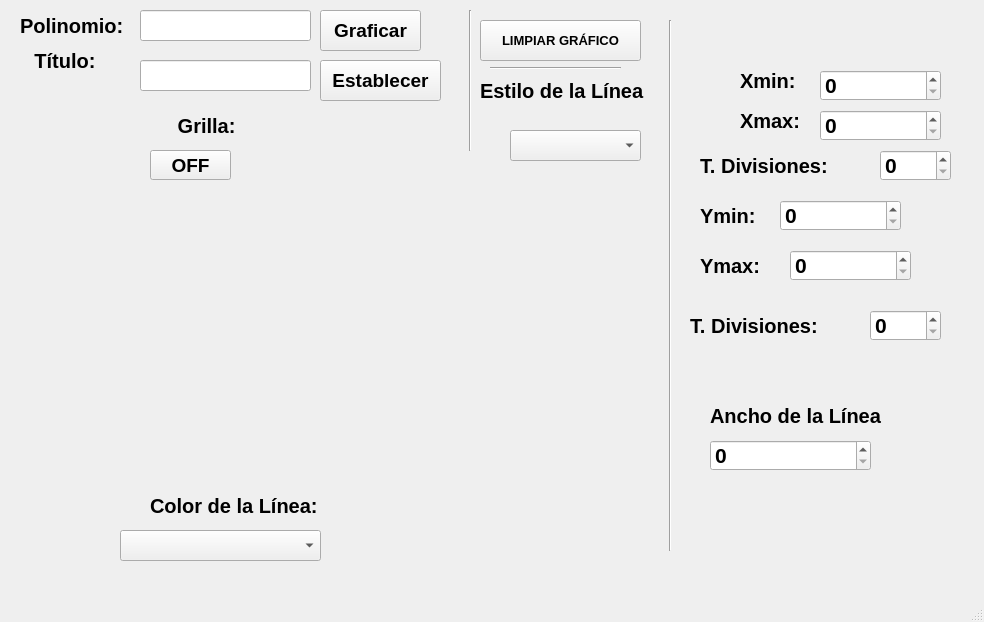
<?xml version="1.0" encoding="UTF-8"?>
<ui version="4.0">
 <class>MainWindow</class>
 <widget class="QMainWindow" name="MainWindow">
  <property name="geometry">
   <rect>
    <x>0</x>
    <y>0</y>
    <width>984</width>
    <height>622</height>
   </rect>
  </property>
  <property name="windowTitle">
   <string>MainWindow</string>
  </property>
  <widget class="QWidget" name="centralwidget">
   <widget class="QPushButton" name="btn_graficar">
    <property name="geometry">
     <rect>
      <x>320</x>
      <y>10</y>
      <width>101</width>
      <height>41</height>
     </rect>
    </property>
    <property name="font">
     <font>
      <pointsize>14</pointsize>
      <weight>75</weight>
      <bold>true</bold>
     </font>
    </property>
    <property name="text">
     <string>Graficar</string>
    </property>
   </widget>
   <widget class="QLabel" name="label">
    <property name="geometry">
     <rect>
      <x>20</x>
      <y>10</y>
      <width>111</width>
      <height>31</height>
     </rect>
    </property>
    <property name="font">
     <font>
      <pointsize>15</pointsize>
      <weight>75</weight>
      <bold>true</bold>
     </font>
    </property>
    <property name="text">
     <string>Polinomio: </string>
    </property>
   </widget>
   <widget class="QLineEdit" name="txt_polinomio">
    <property name="geometry">
     <rect>
      <x>140</x>
      <y>10</y>
      <width>171</width>
      <height>31</height>
     </rect>
    </property>
   </widget>
   <widget class="QLabel" name="label_2">
    <property name="geometry">
     <rect>
      <x>20</x>
      <y>50</y>
      <width>81</width>
      <height>21</height>
     </rect>
    </property>
    <property name="font">
     <font>
      <pointsize>15</pointsize>
      <weight>75</weight>
      <bold>true</bold>
     </font>
    </property>
    <property name="text">
     <string>Título: </string>
    </property>
    <property name="alignment">
     <set>Qt::AlignRight|Qt::AlignTrailing|Qt::AlignVCenter</set>
    </property>
   </widget>
   <widget class="QLineEdit" name="txt_titulo">
    <property name="geometry">
     <rect>
      <x>140</x>
      <y>60</y>
      <width>171</width>
      <height>31</height>
     </rect>
    </property>
   </widget>
   <widget class="QPushButton" name="btn_titulo">
    <property name="geometry">
     <rect>
      <x>320</x>
      <y>60</y>
      <width>121</width>
      <height>41</height>
     </rect>
    </property>
    <property name="font">
     <font>
      <pointsize>14</pointsize>
      <weight>75</weight>
      <bold>true</bold>
     </font>
    </property>
    <property name="text">
     <string>Establecer</string>
    </property>
   </widget>
   <widget class="QLabel" name="label_3">
    <property name="geometry">
     <rect>
      <x>150</x>
      <y>110</y>
      <width>91</width>
      <height>31</height>
     </rect>
    </property>
    <property name="font">
     <font>
      <pointsize>15</pointsize>
      <weight>75</weight>
      <bold>true</bold>
     </font>
    </property>
    <property name="text">
     <string>Grilla: </string>
    </property>
    <property name="alignment">
     <set>Qt::AlignRight|Qt::AlignTrailing|Qt::AlignVCenter</set>
    </property>
   </widget>
   <widget class="QPushButton" name="btn_grilla">
    <property name="geometry">
     <rect>
      <x>150</x>
      <y>150</y>
      <width>81</width>
      <height>30</height>
     </rect>
    </property>
    <property name="font">
     <font>
      <pointsize>14</pointsize>
      <weight>75</weight>
      <bold>true</bold>
     </font>
    </property>
    <property name="text">
     <string>OFF</string>
    </property>
   </widget>
   <widget class="QWidget" name="verticalLayoutWidget">
    <property name="geometry">
     <rect>
      <x>20</x>
      <y>200</y>
      <width>501</width>
      <height>251</height>
     </rect>
    </property>
    <layout class="QVBoxLayout" name="verticalLayout"/>
   </widget>
   <widget class="QPushButton" name="btn_limpiar">
    <property name="geometry">
     <rect>
      <x>480</x>
      <y>20</y>
      <width>161</width>
      <height>41</height>
     </rect>
    </property>
    <property name="font">
     <font>
      <pointsize>10</pointsize>
      <weight>75</weight>
      <bold>true</bold>
     </font>
    </property>
    <property name="text">
     <string>LIMPIAR GRÁFICO</string>
    </property>
   </widget>
   <widget class="Line" name="line">
    <property name="geometry">
     <rect>
      <x>490</x>
      <y>60</y>
      <width>131</width>
      <height>16</height>
     </rect>
    </property>
    <property name="orientation">
     <enum>Qt::Horizontal</enum>
    </property>
   </widget>
   <widget class="Line" name="line_2">
    <property name="geometry">
     <rect>
      <x>460</x>
      <y>10</y>
      <width>20</width>
      <height>141</height>
     </rect>
    </property>
    <property name="orientation">
     <enum>Qt::Vertical</enum>
    </property>
   </widget>
   <widget class="QLabel" name="label_5">
    <property name="geometry">
     <rect>
      <x>480</x>
      <y>80</y>
      <width>171</width>
      <height>21</height>
     </rect>
    </property>
    <property name="font">
     <font>
      <pointsize>15</pointsize>
      <weight>75</weight>
      <bold>true</bold>
     </font>
    </property>
    <property name="text">
     <string>Estilo de la Línea</string>
    </property>
   </widget>
   <widget class="QLabel" name="label_6">
    <property name="geometry">
     <rect>
      <x>150</x>
      <y>490</y>
      <width>221</width>
      <height>31</height>
     </rect>
    </property>
    <property name="font">
     <font>
      <pointsize>15</pointsize>
      <weight>75</weight>
      <bold>true</bold>
     </font>
    </property>
    <property name="text">
     <string>Color de la Línea:</string>
    </property>
   </widget>
   <widget class="QLabel" name="label_7">
    <property name="geometry">
     <rect>
      <x>710</x>
      <y>400</y>
      <width>201</width>
      <height>31</height>
     </rect>
    </property>
    <property name="font">
     <font>
      <pointsize>15</pointsize>
      <weight>75</weight>
      <bold>true</bold>
     </font>
    </property>
    <property name="text">
     <string>Ancho de la Línea </string>
    </property>
   </widget>
   <widget class="QComboBox" name="cb_estiloLinea">
    <property name="geometry">
     <rect>
      <x>510</x>
      <y>130</y>
      <width>131</width>
      <height>31</height>
     </rect>
    </property>
    <property name="font">
     <font>
      <pointsize>16</pointsize>
      <weight>75</weight>
      <bold>true</bold>
     </font>
    </property>
   </widget>
   <widget class="QComboBox" name="cb_ColorLinea">
    <property name="geometry">
     <rect>
      <x>120</x>
      <y>530</y>
      <width>201</width>
      <height>31</height>
     </rect>
    </property>
    <property name="font">
     <font>
      <pointsize>16</pointsize>
      <weight>75</weight>
      <bold>true</bold>
     </font>
    </property>
   </widget>
   <widget class="QSpinBox" name="sp_anchoLinea">
    <property name="geometry">
     <rect>
      <x>710</x>
      <y>440</y>
      <width>161</width>
      <height>31</height>
     </rect>
    </property>
    <property name="font">
     <font>
      <pointsize>16</pointsize>
      <weight>75</weight>
      <bold>true</bold>
     </font>
    </property>
   </widget>
   <widget class="Line" name="line_3">
    <property name="geometry">
     <rect>
      <x>660</x>
      <y>20</y>
      <width>20</width>
      <height>531</height>
     </rect>
    </property>
    <property name="orientation">
     <enum>Qt::Vertical</enum>
    </property>
   </widget>
   <widget class="QLabel" name="label_8">
    <property name="geometry">
     <rect>
      <x>740</x>
      <y>70</y>
      <width>71</width>
      <height>21</height>
     </rect>
    </property>
    <property name="font">
     <font>
      <pointsize>15</pointsize>
      <weight>75</weight>
      <bold>true</bold>
     </font>
    </property>
    <property name="text">
     <string>Xmin:</string>
    </property>
   </widget>
   <widget class="QLabel" name="label_9">
    <property name="geometry">
     <rect>
      <x>740</x>
      <y>100</y>
      <width>71</width>
      <height>41</height>
     </rect>
    </property>
    <property name="font">
     <font>
      <pointsize>15</pointsize>
      <weight>75</weight>
      <bold>true</bold>
     </font>
    </property>
    <property name="text">
     <string>Xmax:</string>
    </property>
   </widget>
   <widget class="QLabel" name="label_12">
    <property name="geometry">
     <rect>
      <x>700</x>
      <y>150</y>
      <width>151</width>
      <height>31</height>
     </rect>
    </property>
    <property name="font">
     <font>
      <pointsize>15</pointsize>
      <weight>75</weight>
      <bold>true</bold>
     </font>
    </property>
    <property name="text">
     <string>T. Divisiones: </string>
    </property>
   </widget>
   <widget class="QSpinBox" name="sp_Xmin">
    <property name="geometry">
     <rect>
      <x>820</x>
      <y>70</y>
      <width>121</width>
      <height>31</height>
     </rect>
    </property>
    <property name="font">
     <font>
      <pointsize>16</pointsize>
      <weight>75</weight>
      <bold>true</bold>
     </font>
    </property>
   </widget>
   <widget class="QSpinBox" name="sp_Xmax">
    <property name="geometry">
     <rect>
      <x>820</x>
      <y>110</y>
      <width>121</width>
      <height>31</height>
     </rect>
    </property>
    <property name="font">
     <font>
      <pointsize>16</pointsize>
      <weight>75</weight>
      <bold>true</bold>
     </font>
    </property>
   </widget>
   <widget class="QSpinBox" name="sp_divisionesX">
    <property name="geometry">
     <rect>
      <x>880</x>
      <y>150</y>
      <width>71</width>
      <height>31</height>
     </rect>
    </property>
    <property name="font">
     <font>
      <pointsize>16</pointsize>
      <weight>75</weight>
      <bold>true</bold>
     </font>
    </property>
   </widget>
   <widget class="QSpinBox" name="sp_divisionesY">
    <property name="geometry">
     <rect>
      <x>870</x>
      <y>310</y>
      <width>71</width>
      <height>31</height>
     </rect>
    </property>
    <property name="font">
     <font>
      <pointsize>16</pointsize>
      <weight>75</weight>
      <bold>true</bold>
     </font>
    </property>
   </widget>
   <widget class="QSpinBox" name="sp_Ymin">
    <property name="geometry">
     <rect>
      <x>780</x>
      <y>200</y>
      <width>121</width>
      <height>31</height>
     </rect>
    </property>
    <property name="font">
     <font>
      <pointsize>16</pointsize>
      <weight>75</weight>
      <bold>true</bold>
     </font>
    </property>
   </widget>
   <widget class="QSpinBox" name="sp_Ymax">
    <property name="geometry">
     <rect>
      <x>790</x>
      <y>250</y>
      <width>121</width>
      <height>31</height>
     </rect>
    </property>
    <property name="font">
     <font>
      <pointsize>16</pointsize>
      <weight>75</weight>
      <bold>true</bold>
     </font>
    </property>
   </widget>
   <widget class="QLabel" name="label_10">
    <property name="geometry">
     <rect>
      <x>700</x>
      <y>250</y>
      <width>81</width>
      <height>31</height>
     </rect>
    </property>
    <property name="font">
     <font>
      <pointsize>15</pointsize>
      <weight>75</weight>
      <bold>true</bold>
     </font>
    </property>
    <property name="text">
     <string>Ymax:</string>
    </property>
   </widget>
   <widget class="QLabel" name="label_11">
    <property name="geometry">
     <rect>
      <x>700</x>
      <y>200</y>
      <width>61</width>
      <height>31</height>
     </rect>
    </property>
    <property name="font">
     <font>
      <pointsize>15</pointsize>
      <weight>75</weight>
      <bold>true</bold>
     </font>
    </property>
    <property name="text">
     <string>Ymin:</string>
    </property>
   </widget>
   <widget class="QLabel" name="label_13">
    <property name="geometry">
     <rect>
      <x>690</x>
      <y>310</y>
      <width>151</width>
      <height>31</height>
     </rect>
    </property>
    <property name="font">
     <font>
      <pointsize>15</pointsize>
      <weight>75</weight>
      <bold>true</bold>
     </font>
    </property>
    <property name="text">
     <string>T. Divisiones: </string>
    </property>
   </widget>
  </widget>
  <widget class="QMenuBar" name="menubar">
   <property name="geometry">
    <rect>
     <x>0</x>
     <y>0</y>
     <width>984</width>
     <height>21</height>
    </rect>
   </property>
  </widget>
  <widget class="QStatusBar" name="statusbar"/>
 </widget>
 <resources/>
 <connections/>
</ui>
